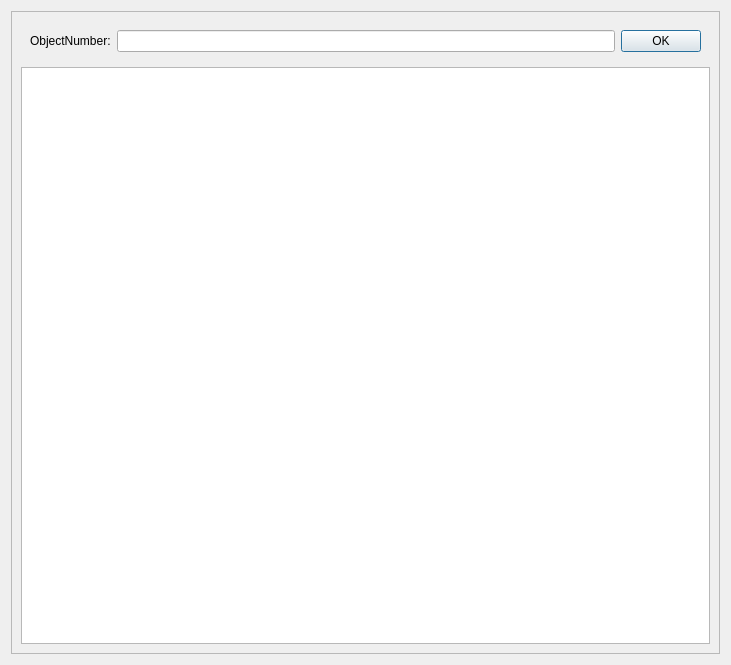
<?xml version="1.0" encoding="UTF-8"?>
<ui version="4.0">
 <class>Dialog</class>
 <widget class="QDialog" name="Dialog">
  <property name="geometry">
   <rect>
    <x>0</x>
    <y>0</y>
    <width>731</width>
    <height>665</height>
   </rect>
  </property>
  <property name="windowTitle">
   <string>Object</string>
  </property>
  <layout class="QVBoxLayout" name="verticalLayout">
   <item>
    <widget class="QFrame" name="frame">
     <property name="frameShape">
      <enum>QFrame::StyledPanel</enum>
     </property>
     <property name="frameShadow">
      <enum>QFrame::Raised</enum>
     </property>
     <layout class="QVBoxLayout" name="verticalLayout_2">
      <item>
       <widget class="QWidget" name="widget" native="true">
        <layout class="QHBoxLayout" name="horizontalLayout">
         <item>
          <widget class="QLabel" name="label">
           <property name="font">
            <font>
             <family>Arial</family>
             <pointsize>9</pointsize>
             <weight>50</weight>
             <bold>false</bold>
            </font>
           </property>
           <property name="text">
            <string>ObjectNumber:</string>
           </property>
          </widget>
         </item>
         <item>
          <widget class="QLineEdit" name="lineEdit"/>
         </item>
         <item>
          <widget class="QPushButton" name="pushButton_ok">
           <property name="text">
            <string>OK</string>
           </property>
          </widget>
         </item>
        </layout>
       </widget>
      </item>
      <item>
       <widget class="QTextBrowser" name="textBrowser"/>
      </item>
     </layout>
    </widget>
   </item>
  </layout>
 </widget>
 <resources/>
 <connections/>
</ui>
